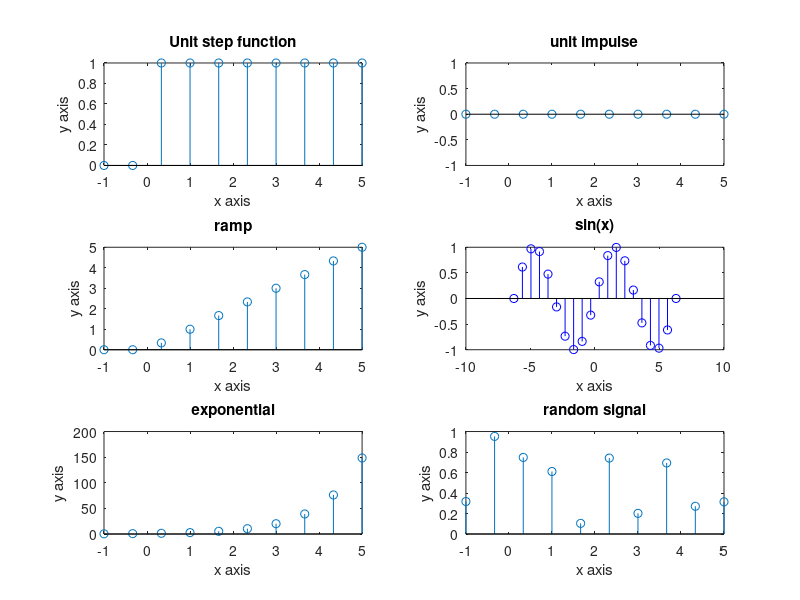

Reproduce this figure in MATLAB.
clc
clear all
close all

%%%%%%%%%%%%%%%%%%%%%%%%
% plotting the continuous time signal 
%%%%%%%%%%%%%%%%%%%%%%%%

%%to plot unitstep function 
%define a range from -1 to 1 with equal gap of 0.01 
t = linspace(-1, 5, 10);
% x = linspace(-4,4,50);
%define a zero of name unit step matrix size t
unitstep = zeros(size(t));
%define unitstep
unitstep (t>=0) = 1; 
%drawing graph with line width = 3 and color blue
subplot(3,2,1); 
stem(t,unitstep);
title('Unit step function');
xlabel('x axis');
ylabel('y axis');

%%to plot unit impulse function 
%define unitimpulse 
f2 = zeros(size(t));
f2 (t==0) = 1;
subplot(3,2,2);
stem(t,f2);
title('unit impulse');
xlabel('x axis');
ylabel('y axis');

%%plot ramp function 
ramp = zeros(size(t));
ramp = (t.*unitstep);
subplot(3,2,3);
stem(t,ramp);
title('ramp');
xlabel('x axis');
ylabel('y axis');

%%plot sin x
t1 = linspace(-2*pi, 2*pi, 20);
a = sin(t1);
subplot(3,2,4);
stem(t1, a,'b');
title('sin(x)');
xlabel('x axis');
ylabel('y axis');

%%plot of exponential 
expo = zeros(size(t));
expo = exp(t);
subplot(3,2,5);
stem(t,expo);
title('exponential');
xlabel('x axis');
ylabel('y axis');

%%plot of random function 
random = rand(size(t));
subplot(3,2,6);
stem(t,random)
title('random signal');
xlabel('x axis');
ylabel('y axis');
